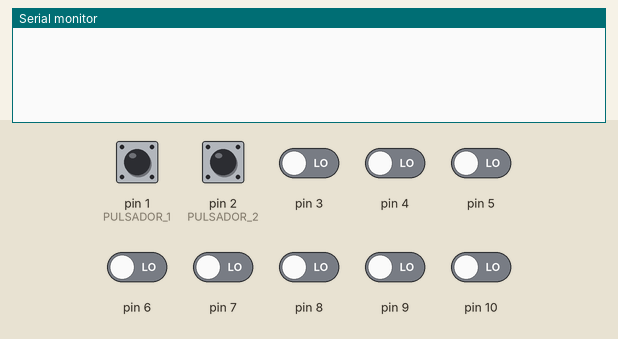
The sketch below on a simulated Arduino Uno, built with avr-gcc and run on an emulated ATmega328P. Shown: the last lines printed to the serial monitor. Inputs (shaded band) come from the test bench; at power-on: pin 1 (PULSADOR_1), pin 2 (PULSADOR_2) HIGH, pin 3–10 LOW.

Above: at 0.8 s.
0.9 s: pin 2 (PULSADOR_2) pulled LOW for 0.15 s
At 1.3 s:
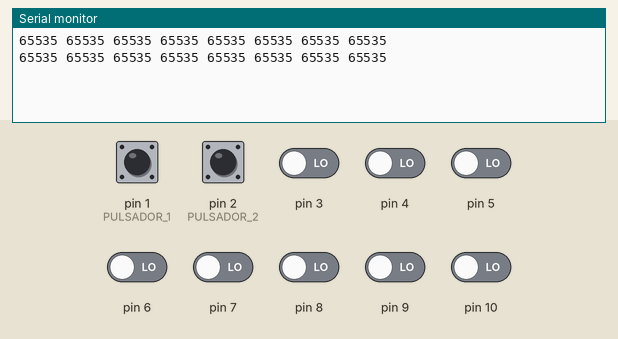
3.4 s: pin 3 driven HIGH
At 3.67 s:
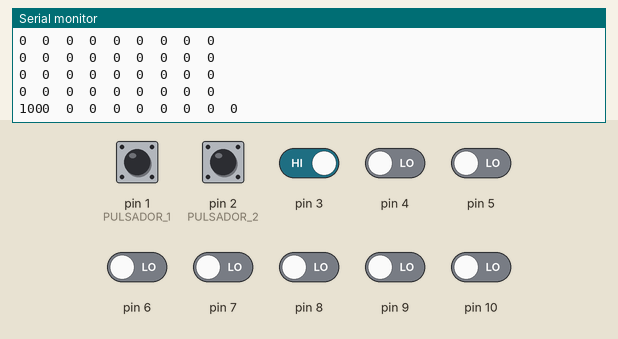
4.9 s: pin 4 driven HIGH
At 5.19 s:
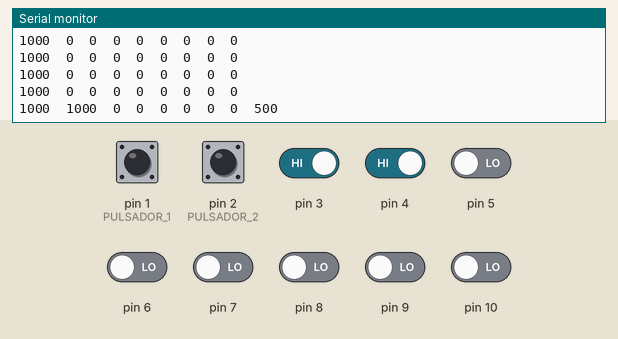
6.4 s: pin 5 driven HIGH
At 6.71 s:
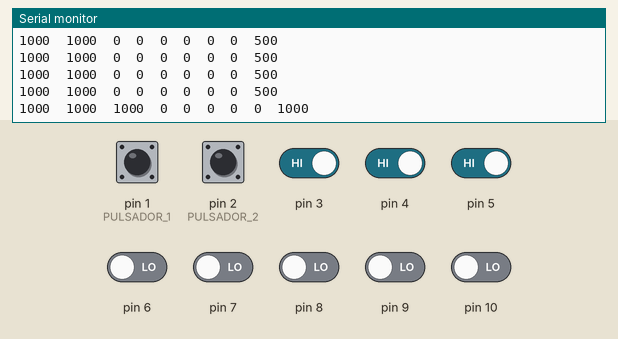
7.9 s: pin 6 driven HIGH
At 8.23 s:
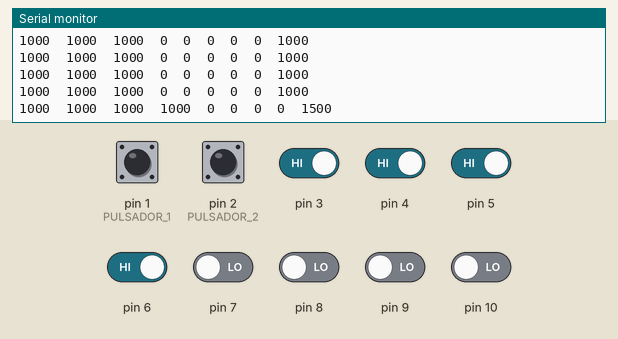
9.4 s: pin 3 driven LOW
At 9.76 s:
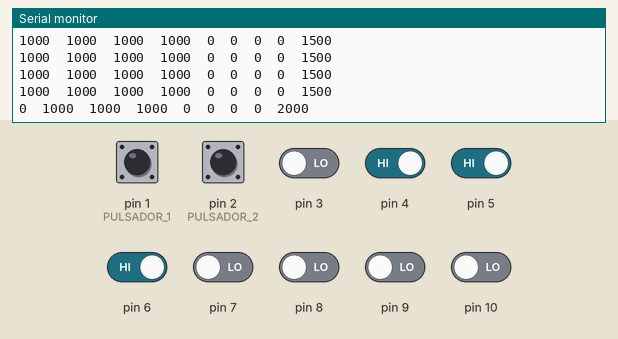

The sketch:

QTRRC_EEPROM.ino
```cpp
/*
 * Codigo para almacenar  y restaurar valores de calibracion QTR en la EEPROM

   Requisitos para el circuito:
              - 2 pulsadores
              - 1 matriz sensores QTR Pololu

   Elaborado por: Michael Vargas
   Bucaramanga - Colombia
   16/10/2016
*/

#include <QTRSensors.h>
#include <EEPROM.h>


#define NUM_SENSORS   8     // number of sensors used
#define TIMEOUT       2500  // waits for 2500 microseconds for sensor outputs to go low
#define EMITTER_PIN   2     // emitter is controlled by digital pin 2
#define ADD_START     0 //Direccion  de inicio de datos EEPROM 0 - 1023 (Arduino UNO)
#define PULSADOR_1   1 //Pin donde se conecta el pulsador para calibrar
#define PULSADOR_2   2 //Pin donde se conecta el pulsador para restaurar

// sensors 0 through 7 are connected to digital pins 3 through 10, respectively
QTRSensorsRC qtrrc((unsigned char[]) {
  3, 4, 5, 6, 7, 8, 9, 10
},
NUM_SENSORS, TIMEOUT, EMITTER_PIN);
unsigned int sensorValues[NUM_SENSORS];
unsigned int position;

//Crear estructura para facilitar almacenar datos usando la libreria EEPROM
volatile struct MyCalibrate {
  volatile unsigned int calMax[NUM_SENSORS];
  volatile unsigned int calMin[NUM_SENSORS];
}  calibrateQTR;

//Funcion para guardar la calibración en la EEPROM
void saveCal() {
  memcpy((void*)calibrateQTR.calMin, &(*qtrrc.calibratedMinimumOn),  NUM_SENSORS * sizeof(int));
  memcpy((void*)calibrateQTR.calMax, &(*qtrrc.calibratedMaximumOn),  NUM_SENSORS * sizeof(int));
  EEPROM.put(ADD_START,  calibrateQTR );
}
//Funcion para restaurar los datos almacenados en la EEPROM
void restoreCal() {
  qtrrc.calibrate(); //Se llama la calibracion para crear espacio de memoria para la calibracion
  qtrrc.resetCalibration();
  EEPROM.get(ADD_START,  calibrateQTR); //Restaura los valores calibrados en la struct calibrateQTR
  memcpy(&(*qtrrc.calibratedMinimumOn), (void*) calibrateQTR.calMin,  NUM_SENSORS * sizeof(int)); //Copia el valor restaurado a los valores de calibracion
  memcpy(&(*qtrrc.calibratedMaximumOn), (void*) calibrateQTR.calMax,  NUM_SENSORS * sizeof(int));
}
void setup() {
  // put your setup code here, to run once:
  pinMode(PULSADOR_1, INPUT_PULLUP);
  pinMode(PULSADOR_2, INPUT_PULLUP);

  while (true) {
    if (!digitalRead(PULSADOR_1)) { //Pulsador para calibrar
      for (int i = 0; i < 250; i++) {
        qtrrc.calibrate();
      }
      saveCal();
      break; //salir del while
    } else if (!digitalRead(PULSADOR_2)) {
      restoreCal();
      break; //Salir del while
    }
  }
  Serial.begin(9600);
  for (int i = 0; i < NUM_SENSORS; i++)
  {
    Serial.print(qtrrc.calibratedMinimumOn[i]);
    Serial.print(' ');
  }
  Serial.println();

  // print the calibration maximum values measured when emitters were on
  for (int i = 0; i < NUM_SENSORS; i++)
  {
    Serial.print(qtrrc.calibratedMaximumOn[i]);
    Serial.print(' ');
  }
  Serial.println();
  Serial.println();
  delay(1000);
}

void loop() {
  // put your main code here, to run repeatedly:
  position = qtrrc.readLine(sensorValues);

  // print the sensor values as numbers from 0 to 1000, where 0 means maximum reflectance and
  // 1000 means minimum reflectance, followed by the line position
  for (unsigned char i = 0; i < NUM_SENSORS; i++)
  {
    Serial.print(sensorValues[i]);
    Serial.print('\t');
  }
  //Serial.println(); // uncomment this line if you are using raw values
  Serial.println(position); // comment this line out if you are using raw values

  delay(250);
}
```

Measured:
- after the input at 0.9 s, the serial monitor: prints a new line at once (image 1)
- after the input at 3.4 s, the serial monitor: prints a new line after 0.09 s (image 2)
- after the input at 4.9 s, the serial monitor: prints a new line after 0.11 s (image 3)
- after the input at 6.4 s, the serial monitor: prints a new line after 0.13 s (image 4)
- after the input at 7.9 s, the serial monitor: prints a new line after 0.15 s (image 5)
- after the input at 9.4 s, the serial monitor: prints a new line after 0.17 s (image 6)
